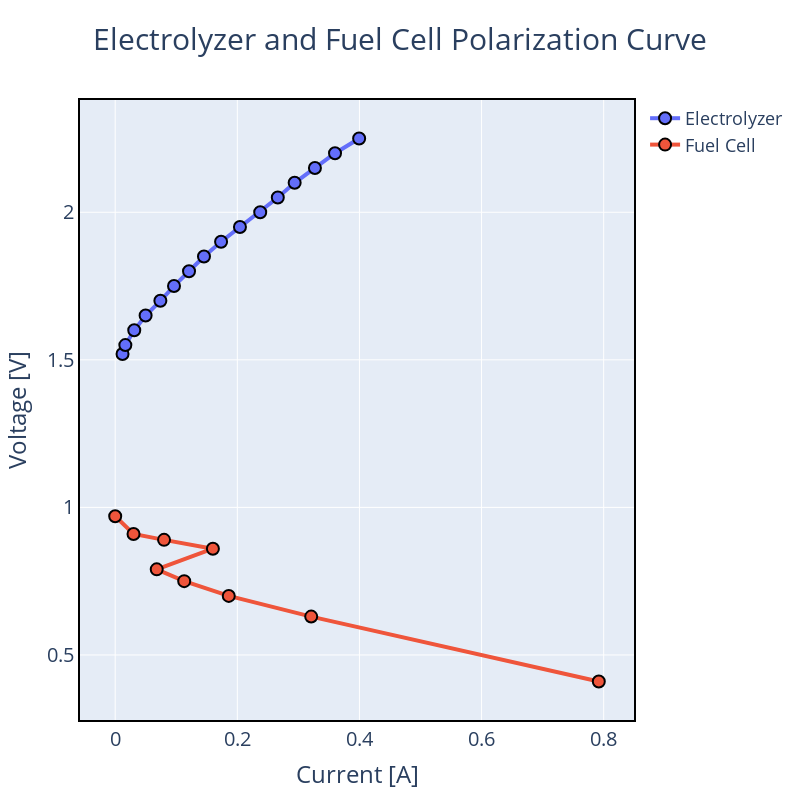

The cell this chart's notebook holds for it:
### Code cell
# Plot polarization curves of electrolyzer and fuel cell (current is x, voltage is y)
fig = go.Figure()

# Size 800x800, background color white, no grid, black border, Title font size 30, axis font size 20, legend font size 18
fig.update_layout(width=800, height=800, 
                  title_font_size=30, 
                  font_size=20, 
                  legend_font_size=18)

# plot electrolyzer current vs voltage

fig.add_trace(go.Scatter(x=df_iv_electrolyser['current_electrolyser'], y=df_iv_electrolyser['voltage_electrolyser'], mode='lines+markers',
                        line=dict(width=4),
                        marker=dict(size=12, line=dict(width=2, color='black')), 
                        name='Electrolyzer'))

# plot fuel cell current vs voltage
fig.add_trace(go.Scatter(x=df_iv_fuelcell['i_fc'], y=df_iv_fuelcell['u_fc'], mode='lines+markers',
                        line=dict(width=4),
                        marker=dict(size=12, line=dict(width=2, color='black')), 
                        name='Fuel Cell'))  

# Add axis labels
fig.update_xaxes(title_text='Current [A]')
fig.update_yaxes(title_text='Voltage [V]')
# Remove gridlines
fig.update_xaxes(showgrid=True, zeroline=False)
fig.update_yaxes(showgrid=True, zeroline=False)
# Add border
fig.update_xaxes(showline=True, linewidth=2, linecolor='black', mirror=True)
fig.update_yaxes(showline=True, linewidth=2, linecolor='black', mirror=True)
# Add title
fig.update_layout(title_text='Electrolyzer and Fuel Cell Polarization Curve', title_x=0.5)
# Show the figure
fig.show()

### Figure 1 — Plotly figure (JSON) as saved in the notebook; plotly's stock layout.template omitted (floating-point values rounded to 4 significant figures)
{"data": [{"line": {"width": 4}, "marker": {"line": {"color": "black", "width": 2}, "size": 12}, "mode": "lines+markers", "name": "Electrolyzer", "type": "scatter", "x": [0.012, 0.0166, 0.0312, 0.0498, 0.074, 0.0963, 0.1209, 0.1454, 0.1734, 0.2043, 0.2375, 0.2663, 0.2939, 0.3271, 0.36, 0.3995], "y": [1.52, 1.55, 1.6, 1.65, 1.7, 1.75, 1.8, 1.85, 1.9, 1.95, 2, 2.05, 2.1, 2.15, 2.2, 2.25]}, {"line": {"width": 4}, "marker": {"line": {"color": "black", "width": 2}, "size": 12}, "mode": "lines+markers", "name": "Fuel Cell", "type": "scatter", "x": [0, 0.03, 0.08, 0.16, 0.068, 0.113, 0.186, 0.321, 0.792], "y": [0.97, 0.91, 0.89, 0.86, 0.79, 0.75, 0.7, 0.63, 0.41]}], "layout": {"font": {"size": 20}, "height": 800, "legend": {"font": {"size": 18}}, "title": {"font": {"size": 30}, "text": "Electrolyzer and Fuel Cell Polarization Curve", "x": 0.5}, "width": 800, "xaxis": {"linecolor": "black", "linewidth": 2, "mirror": true, "showgrid": true, "showline": true, "title": {"text": "Current [A]"}, "zeroline": false}, "yaxis": {"linecolor": "black", "linewidth": 2, "mirror": true, "showgrid": true, "showline": true, "title": {"text": "Voltage [V]"}, "zeroline": false}}}
